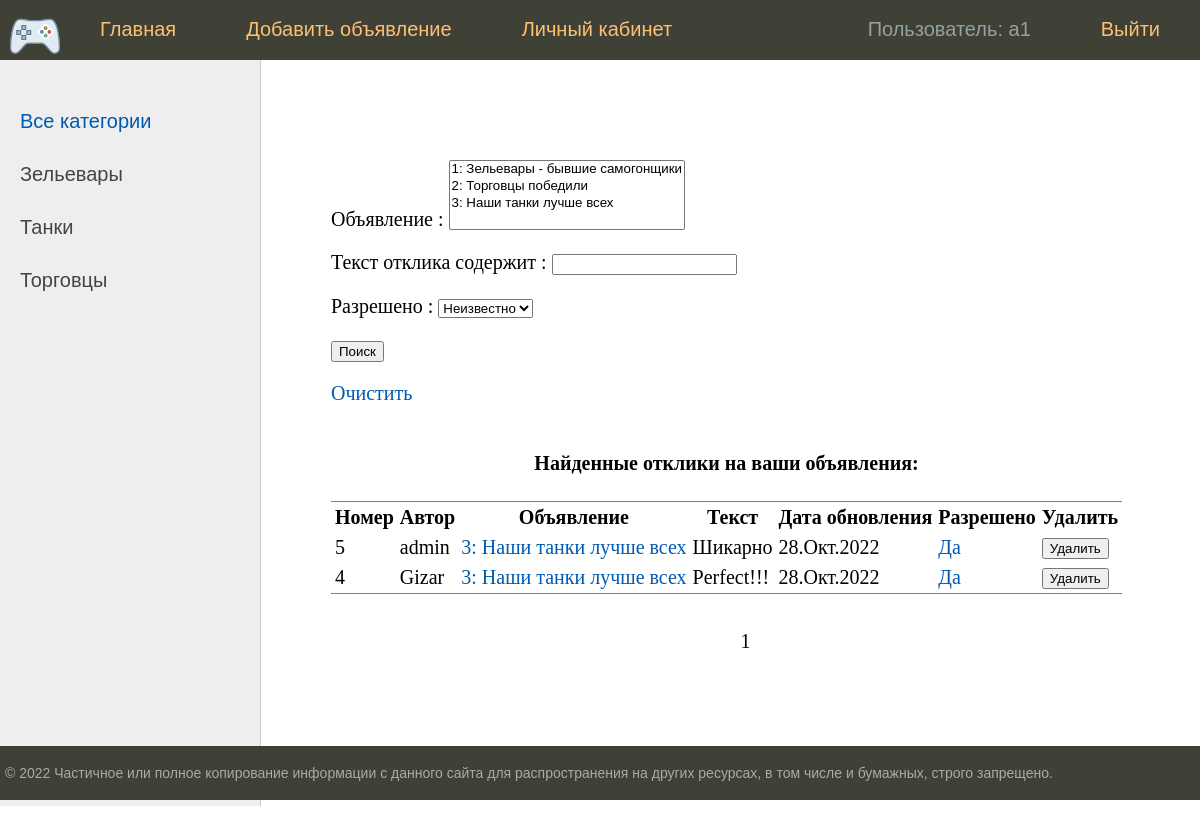
Page /lk/ (signed in) on the earlier database version.
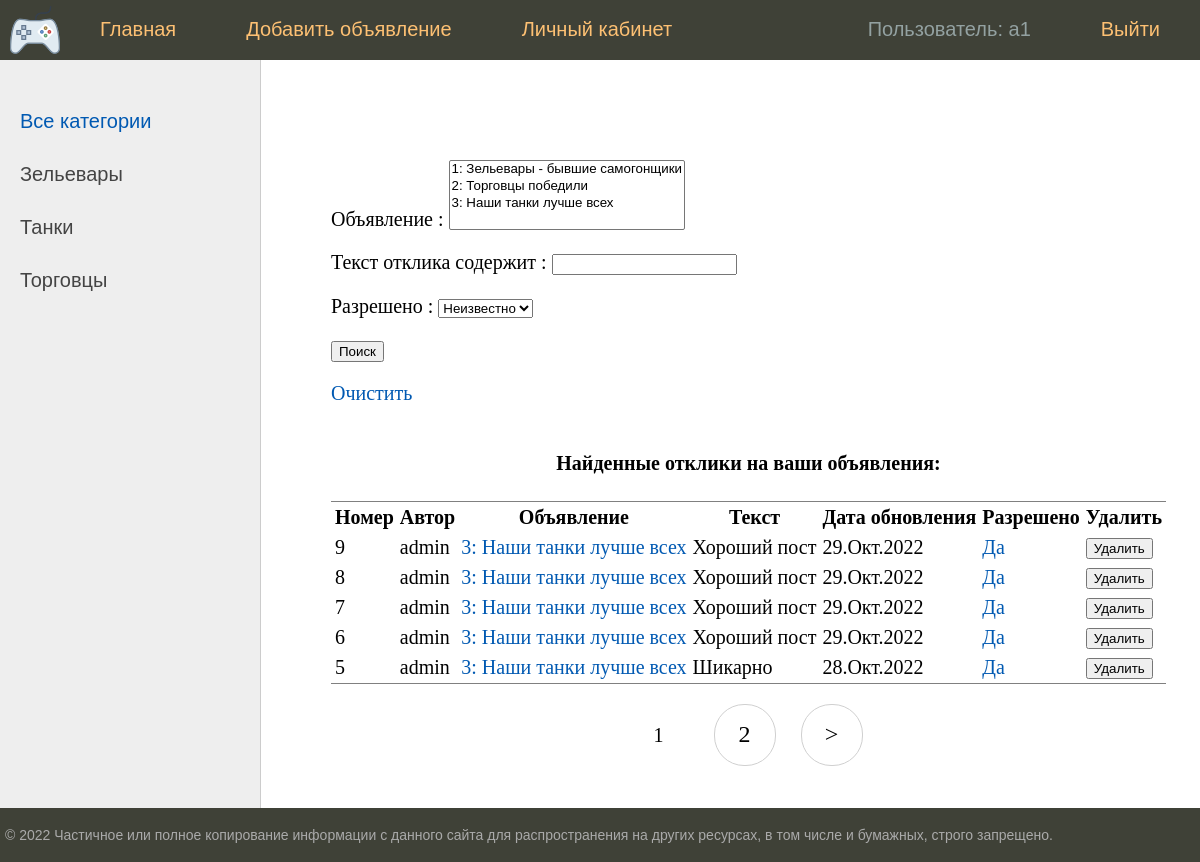
Same page on the later database version.
### bboard/models.py (models this page shows, shortened)
class User(AbstractUser):
    email = models.EmailField(
        _("email address"),
        unique=True
    )
    email_verify = models.BooleanField(default=False)
    USERNAME_FIELD = "email"
    REQUIRED_FIELDS = ["username"]
    def __str__(self):
        return f'{self.username}'
    class Meta:
        verbose_name = 'Пользователь'
        verbose_name_plural = 'Пользователи'

class Category(models.Model):
    name = models.CharField(
        max_length=64,
        unique=True,
        verbose_name='Категория',
        help_text='Имя категории длинной не более 64 символов ',
    )
    slug = models.SlugField(max_length=255, unique=True, db_index=True, verbose_name="URL")
    def get_absolute_url(self):
        return reverse('category', kwargs={'cat_slug': self.slug})
    class Meta:
        verbose_name = 'Категория'
        verbose_name_plural = 'Категории'

class Reply(models.Model):
    user = models.ForeignKey('User', on_delete=models.CASCADE, verbose_name="Пользователь")
    post = models.ForeignKey('Post', on_delete=models.CASCADE, verbose_name="Пост")
    time_create = models.DateTimeField(auto_now_add=True)
    time_update = models.DateTimeField(auto_now=True)
    text = models.TextField(blank=True, verbose_name="Текс")
    is_approved = models.BooleanField(default=False, verbose_name="Разрешено")
    class Meta:
        verbose_name = 'Отклик'
        verbose_name_plural = 'Отклики'

class Post(models.Model):
    title = models.CharField(max_length=255, verbose_name="Заголовок")
    content = RichTextUploadingField(blank=True, default='', verbose_name="Текст")
    category = models.ForeignKey('Category', on_delete=models.PROTECT, verbose_name="Категория")
    user = models.ForeignKey('User', on_delete=models.CASCADE, verbose_name="Пользователь")
    photo = models.ImageField(upload_to="photos/%Y/%m/%d/", verbose_name="Фото заголовка", blank=True, null=True)
    time_create = models.DateTimeField(auto_now_add=True)
    time_update = models.DateTimeField(auto_now=True)
    is_created = models.BooleanField(default=True)
    slug = models.SlugField(max_length=255, unique=True, db_index=True, verbose_name="URL")
    is_published = models.BooleanField(default=True, verbose_name="Опубликовать")
    def __str__(self):
        return f"{self.id}: {self.title}"
    def get_absolute_url(self):
        return reverse('post', kwargs={'slug': self.slug}) # for view
    class Meta:
        verbose_name = 'Объявление'
        verbose_name_plural = 'Объявления'

### bboard/views.py (the view)
# urls.py: path('lk/', RepliesListSearchView.as_view(), name='replies_list_search'),
class RepliesListSearchView(DataMixin, ListView):
    model = Reply
    ordering = '-time_create'
    template_name = 'replies_search.html'
    context_object_name = 'finded_replies'
    paginate_by = 5 # Переопределим
    def get_queryset(self):
        queryset = super().get_queryset()
        queryset = queryset.filter(post__user=self.request.user)
        self.filterset = PostFilter(self.request.GET, queryset)
        return self.filterset.qs
    def get_context_data(self, **kwargs):
        context = super().get_context_data()
        context['filterset'] = self.filterset
        c_def = self.get_user_context(title="Поиск откликов:")
        context = dict(list(context.items()) + list(c_def.items()))
        return context

### bboard/utils.py (called while the page is built)
    def get_user_context(self, **kwargs):
        context = kwargs
        categories =  Category.objects.annotate(Count('post'))
        user_menu = menu.copy()
        if not self.request.user.is_authenticated:
            for i in range(3):
                user_menu.pop(1)
        else:
            user_menu.pop(4)
        context['menu'] = user_menu
        context['categories'] = categories
        if 'cat_selected' not in context:
            context['cat_selected'] = 0
        return context

### bboard/templates/bboard/replies_search.html (shortened to what this page needs)
{% extends 'base.html' %}
{% block content %}
<form action="" method="get">
    {{ filterset.form.as_p }}
    <input type="submit" value="Поиск" />
</form>
 <p><a href="{% url 'replies_list_search' %}">Очистить</a></p>
{% if finded_replies %}
    <table cellpadding="2" frame="hsides">
        <caption align="top"> <h4>Найденные отклики на ваши объявления:</h4></caption>
        <tr>
            <th>Номер</th>
            <th>Автор</th>
            <th>Объявление</th>
            <th>Текст</th>
            <th>Дата обновления</th>
            <th>Разрешено</th>
            <th>Удалить</th>
        </tr>
        {% for reply in finded_replies %}
        <tr>
            <td align="left">{{ reply.pk }}</td>
            <td align="left">{{ reply.user }}</td>
            <td align="left"><a href="{{ reply.post.get_absolute_url }}">{{ reply.post }}</a></td>
            <td align="left">{{ reply.text }}</td>
            <td>{{ reply.time_update|date:'d.M.Y' }}</td>
            <td>
                {% if reply.is_approved %}
                    <a href="{% url 'change_approved' reply.pk %}" title = 'Нажми, чтобы изменить значение на "Нет"'>Да</a>
                {% else %}
                    <a href="{% url 'change_approved' reply.pk %}" title = 'Нажми, чтобы изменить значение на "Да"'>Нет</a>
                {% endif%}
            </td>
            <td>
                <form action="{% url 'reply_delete' reply.pk %}" method="delete">
                    <button>Удалить</button>
                </form>
            </td>
        </tr>
        {% endfor %}
    </table>
{% else %}
    <h3>Ничего не найдено</h3>
{% endif %}
{% endblock content %}

### templates/base.html (shortened to what this page needs)
<!DOCTYPE html>
<html>
<head>
	{% load static %}
	{% load bboard_tags %}
	<link type="text/css" href="{% static 'bboard/css/styles.css' %}" rel="stylesheet" />
</head>
<body>
	<table class="table-page" border=0 cellpadding="0" cellspacing="0">
	<tr><td valign=top>
	{% block mainmenu %}
			<div class="header">
				<ul id="mainmenu" class="mainmenu">
					<li class="logo"><a href="{% url 'home' %}"><div class="logo"></div></a></li>
					{% for m in menu %}
						{% if not forloop.last %}
							<li><a href="{% url m.url_name %}">{{ m.title }}</a></li>
						{% else %}
							<li class="last"><a href="{% url m.url_name %}">{{ m.title }}</a></li>
						{% endif %}
					{% endfor %}
					{% if user.is_authenticated %}
						<li class="last" style="color: #93a1a1 ">Пользователь: {{ user }}</li>
					{% else %}
						<li class="last"><a href="{% url 'register' %}">Зарегистрироваться</a></li>
					{% endif %}
				</ul>
			</div>
	{% endblock mainmenu %}
	<table class="table-content" border=0 cellpadding="0" cellspacing="0">
	<tr>
		<td valign="top" class="left-chapters">
		<ul id="leftchapters">
			{% if cat_selected == 0 %}
				<li class="selected">Все категории</li>
			{% else %}
				<li><a href="{% url 'home' %}">Все категории</a></li>
			{% endif %}
			{% for c in categories %}
			{% if c.post__count > 0 %}
					{% if c.pk == cat_selected %}
						<li class="selected">{{c.name}}</li>
					{% else %}
						<li><a href="{{ c.get_absolute_url }}">{{c.name}}</a></li>
					{% endif %}
			{% endif %}
			{% endfor %}
		</ul>
	</td>
	<td valign="top" class="content">
		<div class="content-text">
			{% block content %}
			{% endblock %}
			<nav class="list-pages">
				<ul>
					{% for p in paginator.page_range %}
							   {% if page_obj.number == p %}
					<li class="page-num page-num-selected">{{ p }}</li>
							   {% elif p >= page_obj.number|add:-2 and p <= page_obj.number|add:2  %}
					<li class="page-num">
						<a href="?page={{ p }}">{{ p }}</a>
					</li>
							   {% endif %}
					{% endfor %}
					{% if page_obj.has_next %}
					<li class="page-num">
							 <a href="?page={{ page_obj.next_page_number }}">&gt;</a>
					</li>
					{% endif %}
				</ul>
			</nav>
		</div>
	</td></tr></table>
	</td></tr>
	<tr><td valign=top>
		<div id="footer">
			<p>&copy; 2022 Частичное или полное копирование информации с данного сайта для распространения на других ресурсах, в том числе и бумажных, строго запрещено.</p>
		</div>
	</td></tr></table>
</body>
</html>

### bboard/static/bboard/css/styles.css (style rules this page uses)
html, body { font-family: 'Arial'; margin: 0; padding: 0; height: 100%; width: 100%; color: #444; }
a { color: #0059b2; text-decoration: none; }
.table-page { width: 100%; height: 100%; vertical-align: top; }
.table-page tr { height: 100%; }
.header { background: #3F4137; height: 60px; }
.logo { background: url('../images/logo.png') no-repeat 10px 5px; width: 70px; height: 60px; }
ul.mainmenu { list-style: none; margin: 0; padding: 0; height: 60px; color: #fdc073; font-size: 20px; overflow: hidden; }
ul.mainmenu li { float: left; margin: 18px 40px 0 30px; }
ul.mainmenu li.logo { margin: 0; }
ul.mainmenu li.last { float: right; }
ul.mainmenu li a { color: #fdc073; text-decoration: none; }
.table-content { width: 100%; min-height: 100%; height: 100%; }
.left-chapters { margin: 0; background: #eee; border-right: 1px solid #ccc; min-height: 100%; }
.left-chapters ul { width: 230px; min-height: 100%; margin: 0; padding: 20px 10px 10px 20px; list-style: none; font-size: 20px; }
.left-chapters ul li { margin: 30px 0 0 0; color: #999; }
.left-chapters ul li.selected { color: #0059b2; }
.left-chapters ul li a { color: #444; text-decoration: none; }
.content { padding: 40px 20px 20px 40px; width: 100%; box-sizing: border-box; }
.content-text { margin: 60px 0 0 30px; color: #000; font-size: 20px; font-family: Yandex Sans Display Light; }
#footer { box-sizing: border-box; background: #3F4137; padding: 5px; color: #aaa; font-size: 14px; font-family: Verdana, Geneva, Arial, Helvetica; text-align: left; overflow: hidden; }
.list-pages { text-align: center; margin: 0 0 20px 0; }
.list-pages ul { margin: 20px 0 0 0; padding: 0; list-style: none; }
.list-pages ul li { display: inline-block; margin: 0 20px 0 0; }
.list-pages a { color: #000; font-size: 24px; text-decoration: none; }
.list-pages .page-num, .page-num-selected { display: inline-block; width: 60px; height: 44px; padding: 16px 0 0 0; border: 1px solid #d0d0d0; border-radius: 30px; }
.list-pages .page-num-selected { border: none; color: #000; font-size: 20px; }

Differences in the rows shown:
no longer on this page (row unchanged): Reply: pk "4", user "Gizar", post "3: Наши танки лучше всех", text "Perfect!!!", time_update "28.Окт.2022", is_approved "Да"
added Reply: pk "9", user "admin", post "3: Наши танки лучше всех", text "Хороший пост", time_update "29.Окт.2022", is_approved "Да"
added Reply: pk "8", user "admin", post "3: Наши танки лучше всех", text "Хороший пост", time_update "29.Окт.2022", is_approved "Да"
added Reply: pk "7", user "admin", post "3: Наши танки лучше всех", text "Хороший пост", time_update "29.Окт.2022", is_approved "Да"
added Reply: pk "6", user "admin", post "3: Наши танки лучше всех", text "Хороший пост", time_update "29.Окт.2022", is_approved "Да"
Other differences:
new list line: "2"
